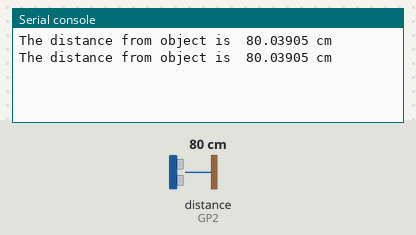
Bench run of a program on a simulated Raspberry Pi Pico running MicroPython. On the bench: the last lines printed to the serial console. The test bench sets the inputs (shaded band); at power-on: distance to the obstacle (sensor on GP2) 80 cm. The echo pulse lasts 58.3 µs per cm.

Above: at 1.2 s.
1.3 s: distance to the obstacle (sensor on GP2) set to 2 cm
At 2.6 s:
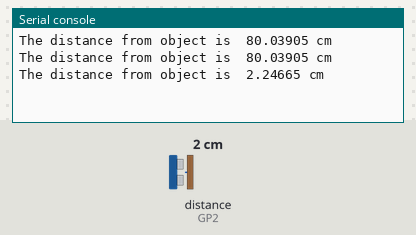
2.8 s: distance to the obstacle (sensor on GP2) set to 4 cm
At 3.8 s:
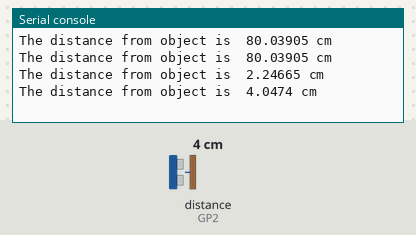
Timing chart, 0 to 5.8 s (numbered marks = the images above; inputs shaded):
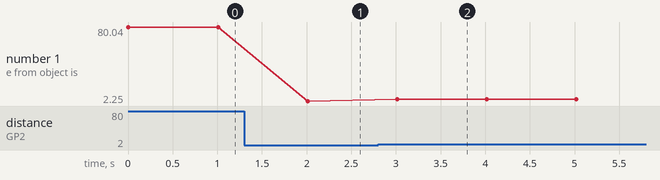

The program:

portable-blinking-light-same.py
```python
from machine import Pin
import utime
trigger = Pin(3, Pin.OUT)
echo = Pin(2, Pin.IN)
signalon = utime.ticks_us()
signaloff = utime.ticks_us()
while True:
    utime.sleep_us(1)
    trigger.low()
    utime.sleep_us(1)
    trigger.high()
    utime.sleep_us(1)
    trigger.low()
    while echo.value() == 0:
        signaloff = utime.ticks_us()
    while echo.value() == 1:
        signalon = utime.ticks_us()
    timepassed = signalon - signaloff
    distance = (timepassed * 0.0343) / 2
    print("The distance from object is ",distance,"cm")
    utime.sleep(1)
```

Measured:
- after the input at 1.3 s, the serial console: prints a new line after 0.71 s (image 1)
- after the input at 2.8 s, the serial console: prints a new line after 0.21 s (image 2)
- plotted number 1: 80.04 → 2.25 after the input at 1.3 s, 2.25 → 4.05 after the input at 2.8 s
